Frame 1 (no input): blank canvas, image omitted
Frame 60 (no input): blank canvas, image omitted
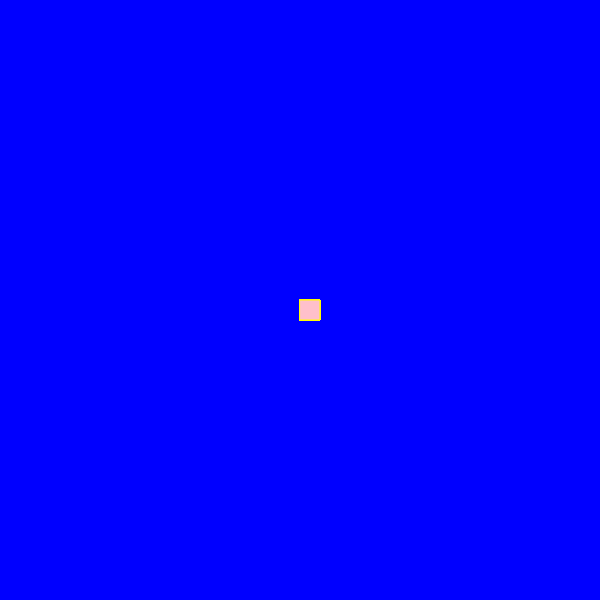
Frame 120 (the mouse pressed at the canvas centre since frame 60)

The p5.js sketch whose frames 1 and 60 were blank and that drew this single picture after the mouse press (run headless with seeded random() and noise() and a simulated clock; from frame 60 on, the mouse is pressed at the canvas centre):

// p5.js sketch
// ── sketch.js
function setup() {
    createCanvas(600, 600);  
    background("blue");
  
  }
  
  function draw() {
  
    stroke("yellow");
    fill("pink");
  
    // console.log(mouseIsPressed):
  
    if (mouseIsPressed) {
      rect(mouseX, mouseY, 20, 20);
    }
  }
  
